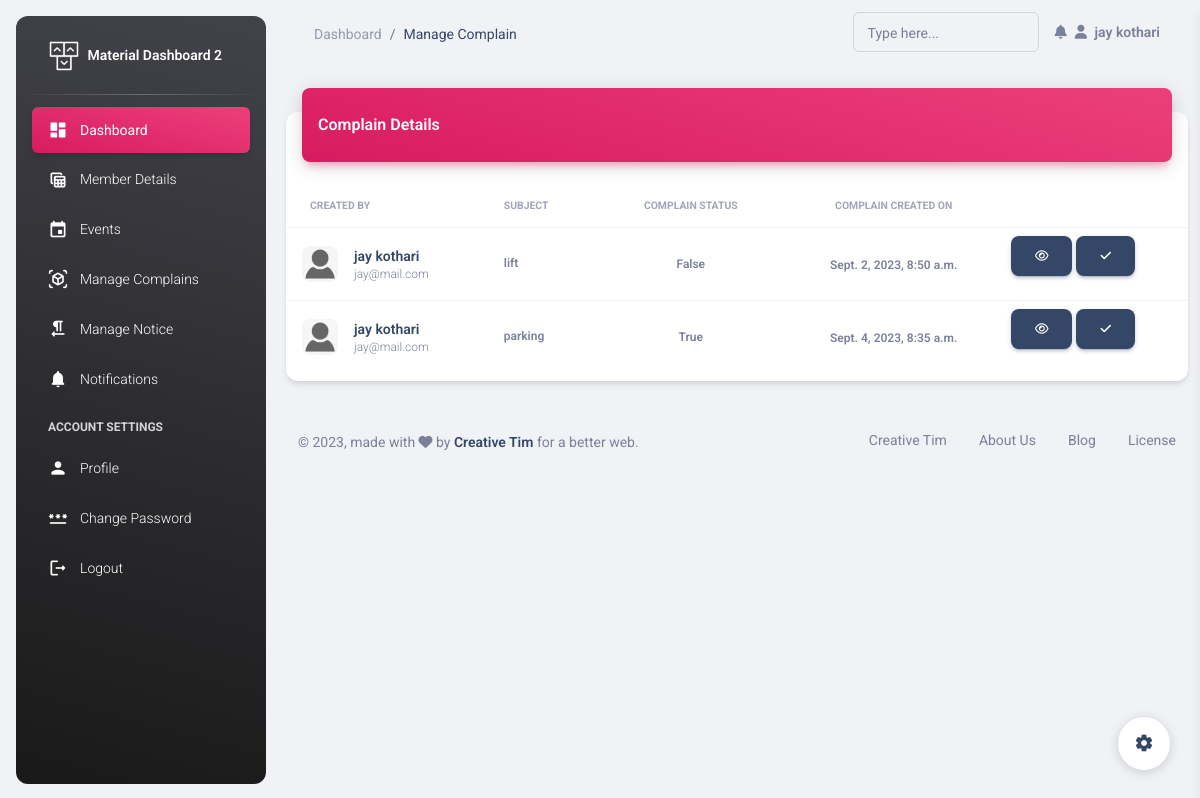
/sec/manage-complains/ (signed in), run on an earlier commit of the app's database.
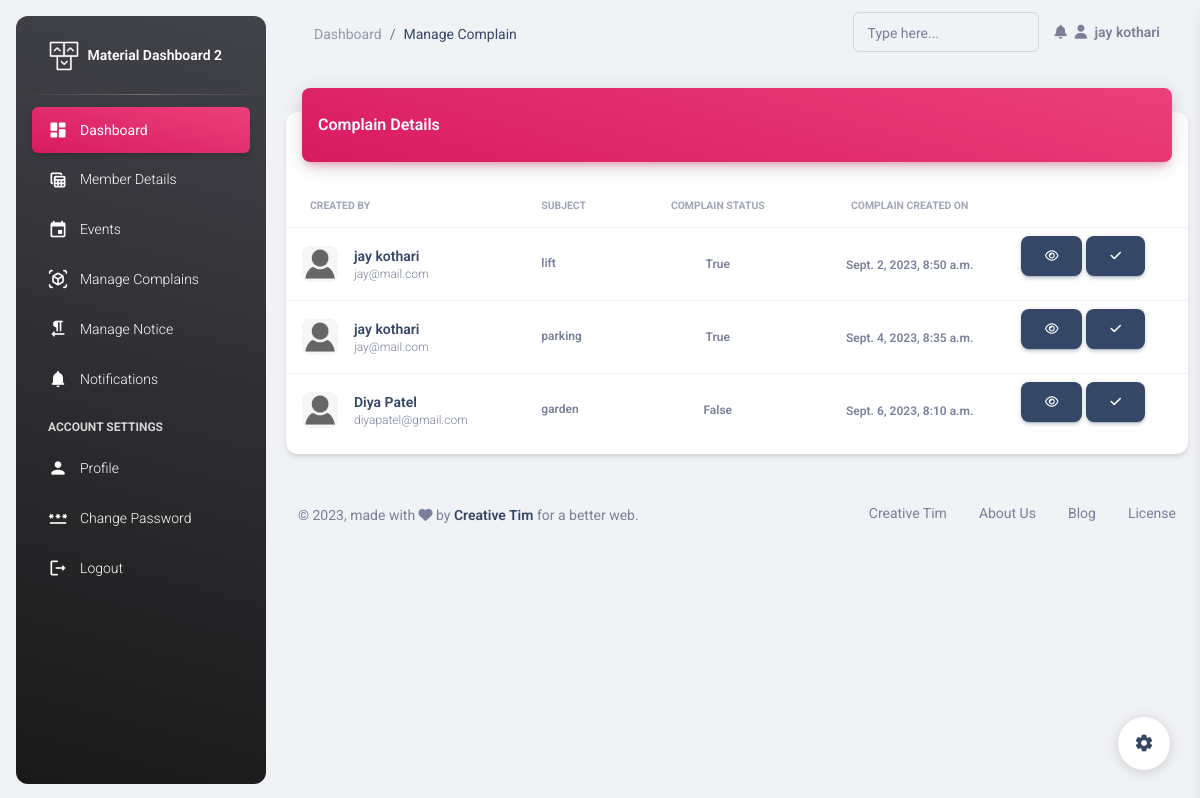
And on a later commit of the database.
### Secretory/models.py (models this page shows, shortened)
class Secratory(models.Model):
    name = models.CharField(max_length=30)
    email = models.EmailField(unique=True)
    mobile = models.CharField(max_length=10)
    address = models.TextField()
    password = models.CharField(max_length=30)
    sec_from = models.DateField(auto_now_add=True)
    profile_pic = models.FileField(upload_to='profile',default='avtar.png')

class Complain(models.Model):
    complain_by = models.ForeignKey(Member,on_delete=models.CASCADE)
    subject = models.CharField(max_length=50)
    des = models.TextField()
    pic = models.FileField(upload_to='complains/',null=True,blank=True)
    solve_by = models.ForeignKey(Secratory,on_delete=models.CASCADE,blank=True,null=True)
    complain_on = models.DateTimeField(auto_now_add=True)
    solve_on = models.DateTimeField(null=True,blank=True)
    solve = models.BooleanField(default=False)

### Members/models.py (models this page shows, shortened)
class Member(models.Model):
    fname = models.CharField(max_length=30)
    lname = models.CharField(max_length=30)
    mobile = models.CharField(max_length=13)
    email = models.EmailField(unique=True)
    flat_no = models.IntegerField()
    wing = models.CharField(max_length=1)
    res_from = models.DateField(null=True)
    created_on = models.DateTimeField(auto_now_add=True)
    res_type = models.CharField(max_length=20,default='Owner',choices=choice)
    verify = models.BooleanField(default=False)
    pic = models.FileField(upload_to='member_pic',default='avtar.png')
    password = models.CharField(max_length=30,null=True,blank=True)

### Secretory/views.py (the view)
# urls.py: path('manage-complains/',views.manage_complains, name='manage-complains'),
def manage_complains(request):
    user= Secratory.objects.get(email=request.session['email'])
    complains = Complain.objects.all()
    return render(request,'manage-complain.html',{'complains':complains,'user':user})

### Secretory/templates/manage-complain.html (shortened to what this page needs)
{% extends 'header.html' %}
{% load static %}
{% block page %}
Manage Complain
{% endblock %}
{% block content %}
<div class="container-fluid py-4">
  <div class="row">
    <div class="col-12">
        <div class="card my-4">
          <div class="card-header p-0 position-relative mt-n4 mx-3 z-index-2">
            <div class="bg-gradient-primary shadow-primary border-radius-lg pt-4 pb-3">
              <h6 class="text-white text-capitalize ps-3">Complain Details</h6>
            </div>
          </div>
          <div class="card-body px-0 pb-2">
            <div class="table-responsive p-0">
              <table class="table align-items-center mb-0">
                <thead>
                  <tr>
                    <th class="text-uppercase text-secondary text-xxs font-weight-bolder opacity-7">Created By</th>
                    <th class="text-uppercase text-secondary text-xxs font-weight-bolder opacity-7 ps-2">Subject</th>
                    <th class="text-center text-uppercase text-secondary text-xxs font-weight-bolder opacity-7">Complain Status</th>
                    <th class="text-center text-uppercase text-secondary text-xxs font-weight-bolder opacity-7">Complain Created on</th>
                    <th class="text-secondary opacity-7"></th>
                  </tr>
                </thead>
                <tbody>
                  {% for complain in complains %}
                  <tr>
                    <td>
                      <div class="d-flex px-2 py-1">
                        <div>
                          <img src="{{complain.complain_by.pic.url}}" class="avatar avatar-sm me-3 border-radius-lg" alt="user1">
                        </div>
                        <div class="d-flex flex-column justify-content-center">
                          <h6 class="mb-0 text-sm">{{complain.complain_by.fname}} {{complain.complain_by.lname}}</h6>
                          <p class="text-xs text-secondary mb-0">{{complain.complain_by.email}}</p>
                        </div>
                      </div>
                    </td>
                    <td>
                      <p class="text-xs font-weight-bold mb-0">{{complain.subject}}</p>
                    </td>
                    <td class="align-middle text-center text-sm">
                        <span class="text-secondary text-xs font-weight-bold">{{complain.solve}}</span>
                    </td>
                    <td class="align-middle text-center">
                      <span class="text-secondary text-xs font-weight-bold">{{complain.complain_on}}</span>
                    </td>
                    <td class="align-middle">
                      <a href="" class="text-secondary font-weight-bold text-xs" data-toggle="tooltip" data-original-title="Edit user">
                        <a href=""><button class="btn btn-dark"><i class="fa fa-eye"></i></button></a>
                        <a href="{% url 'solve-complain' complain.id %}"><button class="btn btn-dark"><i class="fa fa-check"></i></button></a>
                      </a>
                    </td>
                  </tr>
                  {% endfor %}
                </tbody>
              </table>
            </div>
          </div>
        </div>
      </div>
    </div>
    <footer class="footer py-4  ">
      <div class="container-fluid">
        <div class="row align-items-center justify-content-lg-between">
          <div class="col-lg-6 mb-lg-0 mb-4">
            <div class="copyright text-center text-sm text-muted text-lg-start">
              © ,
              made with <i class="fa fa-heart"></i> by
              <a href="https://www.creative-tim.com" class="font-weight-bold" target="_blank">Creative Tim</a>
              for a better web.
            </div>
          </div>
          <div class="col-lg-6">
            <ul class="nav nav-footer justify-content-center justify-content-lg-end">
              <li class="nav-item">
                <a href="https://www.creative-tim.com" class="nav-link text-muted" target="_blank">Creative Tim</a>
              </li>
              <li class="nav-item">
                <a href="https://www.creative-tim.com/presentation" class="nav-link text-muted" target="_blank">About Us</a>
              </li>
              <li class="nav-item">
                <a href="https://www.creative-tim.com/blog" class="nav-link text-muted" target="_blank">Blog</a>
              </li>
              <li class="nav-item">
                <a href="https://www.creative-tim.com/license" class="nav-link pe-0 text-muted" target="_blank">License</a>
              </li>
            </ul>
          </div>
        </div>
      </div>
    </footer>
  </div>
{% endblock %}

### Secretory/templates/header.html (shortened to what this page needs)
{% load static %}
<!DOCTYPE html>
<html lang="en">
<head>
  <link href="{% static 'assets/css/nucleo-icons.css' %}" rel="stylesheet" />
  <link href="{% static 'assets/css/nucleo-svg.css' %}" rel="stylesheet" />
  <link id="pagestyle" href="{% static 'assets/css/material-dashboard.css' %}" rel="stylesheet" />
</head>
<body class="g-sidenav-show  bg-gray-200">
  <aside class="sidenav navbar navbar-vertical navbar-expand-xs border-0 border-radius-xl my-3 fixed-start ms-3   bg-gradient-dark" id="sidenav-main">
    <div class="sidenav-header">
      <a class="navbar-brand m-0" href=" https://demos.creative-tim.com/material-dashboard/pages/dashboard " target="_blank">
        <img src="{% static 'assets/img/logo-ct.png' %}" class="navbar-brand-img h-100" alt="main_logo">
        <span class="ms-1 font-weight-bold text-white">Material Dashboard 2</span>
      </a>
    </div>
    <hr class="horizontal light mt-0 mb-2">
    <div class="collapse navbar-collapse  w-auto " id="sidenav-collapse-main">
      <ul class="navbar-nav">
        <li class="nav-item">
          <a class="nav-link text-white active bg-gradient-primary" href="{% url 'index' %}">
            <div class="text-white text-center me-2 d-flex align-items-center justify-content-center">
              <i class="material-icons opacity-10">dashboard</i>
            </div>
            <span class="nav-link-text ms-1">Dashboard</span>
          </a>
        </li>
        <li class="nav-item">
          <a class="nav-link text-white " href="{% url 'member-details' %}">
            <div class="text-white text-center me-2 d-flex align-items-center justify-content-center">
              <i class="material-icons opacity-10">table_view</i>
            </div>
            <span class="nav-link-text ms-1">Member Details</span>
          </a>
        </li>
        <li class="nav-item">
          <a class="nav-link text-white " href="{% url 'manage-events' %}">
            <div class="text-white text-center me-2 d-flex align-items-center justify-content-center">
              <i class="material-icons opacity-10">event</i>
            </div>
            <span class="nav-link-text ms-1">Events</span>
          </a>
        </li>
        <li class="nav-item">
          <a class="nav-link text-white " href="{% url 'manage-complains' %}">
            <div class="text-white text-center me-2 d-flex align-items-center justify-content-center">
              <i class="material-icons opacity-10">view_in_ar</i>
            </div>
            <span class="nav-link-text ms-1">Manage Complains</span>
          </a>
        </li>
        <li class="nav-item">
          <a class="nav-link text-white " href="{% url 'manage-notice' %}">
            <div class="text-white text-center me-2 d-flex align-items-center justify-content-center">
              <i class="material-icons opacity-10">format_textdirection_r_to_l</i>
            </div>
            <span class="nav-link-text ms-1">Manage Notice</span>
          </a>
        </li>
        <li class="nav-item">
          <a class="nav-link text-white " href="../pages/notifications.html">
            <div class="text-white text-center me-2 d-flex align-items-center justify-content-center">
              <i class="material-icons opacity-10">notifications</i>
            </div>
            <span class="nav-link-text ms-1">Notifications</span>
          </a>
        </li>
        <li class="nav-item mt-3">
          <h6 class="ps-4 ms-2 text-uppercase text-xs text-white font-weight-bolder opacity-8">Account Settings</h6>
        </li>
        <li class="nav-item">
          <a class="nav-link text-white " href="{% url 'edit-profile' %}">
            <div class="text-white text-center me-2 d-flex align-items-center justify-content-center">
              <i class="material-icons opacity-10">person</i>
            </div>
            <span class="nav-link-text ms-1">Profile</span>
          </a>
        </li>
        <li class="nav-item">
          <a class="nav-link text-white " href="{% url 'change-password' %}">
            <div class="text-white text-center me-2 d-flex align-items-center justify-content-center">
              <i class="material-icons opacity-10">password</i>
            </div>
            <span class="nav-link-text ms-1">Change Password</span>
          </a>
        </li>
        <li class="nav-item">
          <a class="nav-link text-white " href="{% url 'logout' %}">
            <div class="text-white text-center me-2 d-flex align-items-center justify-content-center">
              <i class="material-icons opacity-10">logout</i>
            </div>
            <span class="nav-link-text ms-1">Logout</span>
          </a>
        </li>
      </ul>
    </div>
  </aside>
  <main class="main-content position-relative max-height-vh-100 h-100 border-radius-lg ">
    <nav class="navbar navbar-main navbar-expand-lg px-0 mx-4 shadow-none border-radius-xl" id="navbarBlur" data-scroll="true">
        <div class="container-fluid py-1 px-3">
          <nav aria-label="breadcrumb">
            <ol class="breadcrumb bg-transparent mb-0 pb-0 pt-1 px-0 me-sm-6 me-5">
              <li class="breadcrumb-item text-sm"><a class="opacity-5 text-dark" href="javascript:;">Dashboard</a></li>
              <li class="breadcrumb-item text-sm text-dark active" aria-current="page">{% block page %}Dashboard{% endblock %}</li>
            </ol>
          </nav>
          <div class="collapse navbar-collapse mt-sm-0 mt-2 me-md-0 me-sm-4" id="navbar">
            <div class="ms-md-auto pe-md-3 d-flex align-items-center">
              <div class="input-group input-group-outline">
                <label class="form-label">Type here...</label>
                <input type="text" class="form-control">
              </div>
            </div>
            <ul class="navbar-nav  justify-content-end">
              <li class="nav-item dropdown pe-2 d-flex align-items-center">
                <a href="javascript:;" class="nav-link text-body p-0" id="dropdownMenuButton" data-bs-toggle="dropdown" aria-expanded="false">
                  <i class="fa fa-bell cursor-pointer"></i>
                </a>
              </li>
              <li class="nav-item d-flex align-items-center">
                <a href="../pages/sign-in.html" class="nav-link text-body font-weight-bold px-0">
                  <i class="fa fa-user me-sm-1"></i>
                  <span class="d-sm-inline d-none">{{user.name}}</span>
                </a>
              </li>
            </ul>
          </div>
        </div>
      </nav>
      {% block content %}
      {% endblock %}
    </main>
    <div class="fixed-plugin">
      <a class="fixed-plugin-button text-dark position-fixed px-3 py-2">
        <i class="material-icons py-2">settings</i>
      </a>
    </div>
  </body>
  </html>

What changed in the data, as far as the page shows it:
changed Complain "lift": solve "False" → "True"
added Complain: complain_by.pic (picture), complain_by.fname "Diya", complain_by.lname "Patel", complain_by.email "diyapatel@gmail.com", subject "garden", solve "False", complain_on "Sept. 6, 2023, 8:10 a.m."
